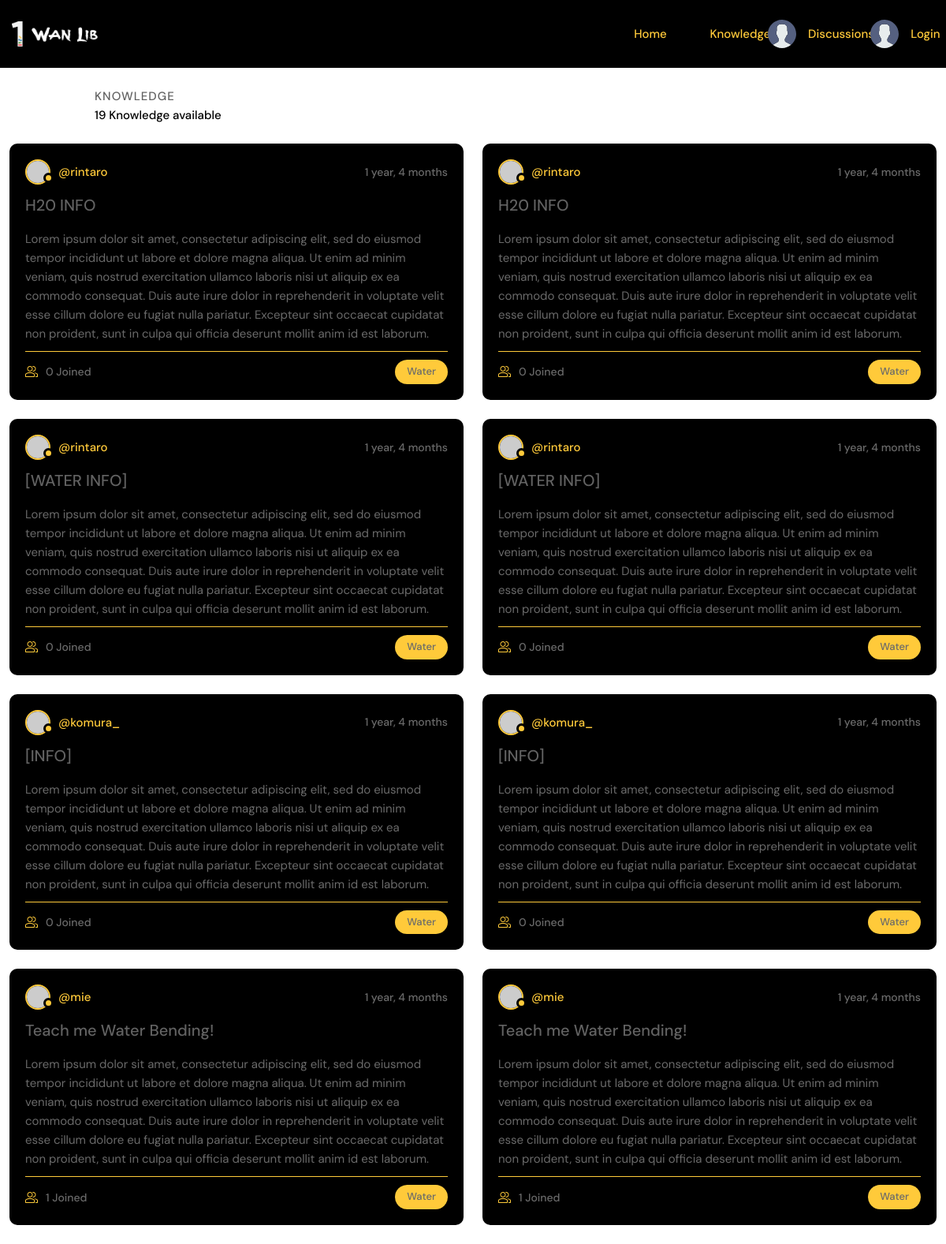
The app's page /knowledge-water/ with its own data.
### base/models.py (models this page shows, shortened)
class Room(models.Model):
    host = models.ForeignKey(User, on_delete=models.SET_NULL, null=True)
    topic = models.ForeignKey(Topic, on_delete=models.SET_NULL, null=True)
    type = models.ForeignKey(Type, on_delete=models.SET_NULL, null=True)
    name = models.CharField(max_length=200)
    description = models.TextField(null=True, blank=True)
    participants = models.ManyToManyField(User, related_name='participants', blank=True)
    updated = models.DateTimeField(auto_now=True)
    created = models.DateTimeField(auto_now_add=True)
    class Meta:
        ordering = ['-updated', '-created']

class Topic(models.Model):
    name = models.CharField(max_length=200)

### base/views.py (the view)
# urls.py: path('knowledge-water/', views.knowledge_water, name="knowledge-water"),
def knowledge_water(request):
    q = request.GET.get('q') if request.GET.get('q') != None else ''
    rooms = Room.objects.filter(Q(topic__name__icontains = q) |
                                Q(name__icontains = q) |
                                Q(description__icontains = q))
    room_count = rooms.count()
    room_messages = Message.objects.filter(Q(room__name__icontains = q))
    context = {'rooms' : rooms, 'topics': topics,
               'room_count': room_count,
               'room_messages': room_messages}
    return render(request, 'base/knowledge_water.html', context)

### base/templates/base/knowledge_water.html (shortened to what this page needs)
{% extends 'main.html' %}
{% block content %}
<main class="layout layout--cen">
  <div class="roomList__header">
    <div>
      <h2>Knowledge</h2>
      <p>{{room_count}} Knowledge available</p>
    </div>
  </div>
    <div class="container">
        <div class="roomList">
            {% include 'base/feed_comp_w.html' %}
          </div>
          <div class="roomList">
            {% include 'base/feed_comp_w.html' %}
          </div>
    </div>
</main>
{% endblock content %}

### base/templates/base/feed_comp_w.html (shortened to what this page needs)
{% for room in rooms %}
{% if room.type.name == 'Water' %}
<div class="roomListRoom">
  <div class="roomListRoom__header">
    <a href="{%url 'profile' room.host.id %}" class="roomListRoom__author">
      <div class="avatar avatar--small">
        <img src="https://randomuser.me/api/portraits/women/11.jpg" />
      </div>
      <span>@{{room.host.username}}</span>
    </a>
    <div class="roomListRoom__actions">
      <span>{{room.created|timesince}}</span>
    </div>
  </div>
  <div class="roomListRoom__content">
    <a href="{% url 'room' room.id %}">{{room.name}}</a>
    <p>
      {{room.description}}
    </p>
  </div>
  <div class="roomListRoom__meta">
    <a href="{% url 'room' room.id %}" class="roomListRoom__joined">
      {{room.participants.all.count}} Joined
    </a>
    <p class="roomListRoom__topic">{{room.topic.name}}</p>
  </div>
</div>
{% endif %}
{% endfor %}

### static/styles/style.css (style rules this page uses)
:root { --color-main: #ffca3a; --color-main-light: #e1f6fb; --color-dark: #000000; --color-dark-medium: #ffca3a; --color-dark-light: #000000; --color-dark-light2:#797979; --color-light: #626262; --color-gray: #ffca3a; --color-light-gray: rgb(106, 106, 106); --color-bg: #ffffff; --color-success: #5dd693; --color-error: #fc4b0b; --red: #ff3d43; --green: #4a962f; --yellow: #ffca3a; --blue: #0f6da0; }
* { font-family: "DM Sans", -apple-system, BlinkMacSystemFont, "Segoe UI", Roboto, Oxygen, Ubuntu, Cantarell, "Open Sans", "Helvetica Neue", sans-serif; margin: 0; padding: 0; box-sizing: border-box; text-rendering: optimizeLegibility; font-size: inherit; }
html { font-size: 56.25%; }
@media only screen and (min-width: 1200px) { html { font-size: 62.5%; } }
body { line-height: 1.6; font-weight: 400; font-size: 1.5rem; color: var(--color-light-gray); background-color: var(--color-bg); min-height: 100vh; height: 100%; }
img { width: 100%; }
a { display: inline-block; color: var(--color-main); text-decoration: none; }
.container { max-width: 120rem; width: 100%; margin: auto; }
.avatar { position: relative; display: inline-block; border-radius: 50%; border: 2px solid var(--color-main); }
.avatar img { display: block; border-radius: 50%; object-fit: cover; object-position: center; }
.avatar::after { content: ""; display: block; position: absolute; background-color: var(--color-gray); z-index: 111; border-radius: 50%; border: 0.3rem solid var(--color-dark); }
.avatar.avatar--small img { width: 2.8rem; height: 2.8rem; }
.avatar.avatar--small:after { width: 0.7rem; height: 0.7rem; bottom: 0px; right: -6px; }
.layout { margin-top: 2.4rem; }
.layout > .container { display: flex; justify-content: space-between; align-items: flex-start; }
.layout--cen > .container > div:first-child { flex-basis: 50%; }
.layout--cen > .container > div:last-child { flex-basis: 50%; }
.roomList { padding-left: 1%; padding-right: 1%; }
.roomList__header { display: flex; justify-content: space-between; align-items: center; margin-bottom: 2.4rem; padding-left: 10%; padding-right: 10%; }
.roomList__header h2 { text-transform: uppercase; font-weight: 500; color: var(--color-light); letter-spacing: 1px; }
.roomList__header p { font-weight: 500; color: var(--color-dark-light); }
.roomListRoom { margin-bottom: 2.4rem; background-color: var(--color-dark); border-radius: 1rem; padding: 2rem; }
.roomListRoom__header { display: flex; justify-content: space-between; align-items: center; }
.roomListRoom__author { font-weight: 500; display: flex; align-items: center; gap: 1rem; }
.roomListRoom__actions { display: flex; align-items: flex-start; gap: 1rem; position: relative; }
.roomListRoom__actions span { font-size: 1.4rem; font-weight: 500; }
.roomListRoom__content { margin: 1rem 0; }
.roomListRoom__content a { font-size: 2rem; font-weight: 500; margin-bottom: 1.5rem; color: var(--color-light); transition: all 0.3s ease-in-out; }
.roomListRoom__meta { border-top: 1px solid var(--color-dark-medium); padding-top: 1rem; display: flex; align-items: center; justify-content: space-between; }
.roomListRoom__joined { color: var(--color-light-gray); display: flex; align-items: center; gap: 1rem; font-size: 1.4rem; font-weight: 500; }
.roomListRoom__joined svg { fill: var(--color-main); width: 1.6rem; height: 1.6rem; }
.roomListRoom__topic { padding: 5px 1.5rem; background-color: var(--color-dark-medium); border-radius: 5rem; font-weight: 500; font-size: 1.3rem; }

### records on screen
Room: host.username "rintaro", created "1 year, 4 months", name "H20 INFO", description "Lorem ipsum dolor sit amet, consectetur adipiscing elit, sed do eiusmod tempor incididunt ut labore et dolore magna aliqua. Ut enim ad minim veniam, quis nostrud exercitation ullamco laboris nisi ut aliquip ex ea commodo consequat. Duis aute irure dolor in reprehenderit in voluptate velit esse cillum dolore eu fugiat nulla pariatur. Excepteur sint occaecat cupidatat non proident, sunt in culpa qui officia deserunt mollit anim id est laborum.", participants.all.count "0", topic.name "Water"
Room: host.username "rintaro", created "1 year, 4 months", name "[WATER INFO]", description "Lorem ipsum dolor sit amet, consectetur adipiscing elit, sed do eiusmod tempor incididunt ut labore et dolore magna aliqua. Ut enim ad minim veniam, quis nostrud exercitation ullamco laboris nisi ut aliquip ex ea commodo consequat. Duis aute irure dolor in reprehenderit in voluptate velit esse cillum dolore eu fugiat nulla pariatur. Excepteur sint occaecat cupidatat non proident, sunt in culpa qui officia deserunt mollit anim id est laborum.", participants.all.count "0", topic.name "Water"
Room: host.username "komura_", created "1 year, 4 months", name "[INFO]", description "Lorem ipsum dolor sit amet, consectetur adipiscing elit, sed do eiusmod tempor incididunt ut labore et dolore magna aliqua. Ut enim ad minim veniam, quis nostrud exercitation ullamco laboris nisi ut aliquip ex ea commodo consequat. Duis aute irure dolor in reprehenderit in voluptate velit esse cillum dolore eu fugiat nulla pariatur. Excepteur sint occaecat cupidatat non proident, sunt in culpa qui officia deserunt mollit anim id est laborum.", participants.all.count "0", topic.name "Water"
Room: host.username "mie", created "1 year, 4 months", name "Teach me Water Bending!", description "Lorem ipsum dolor sit amet, consectetur adipiscing elit, sed do eiusmod tempor incididunt ut labore et dolore magna aliqua. Ut enim ad minim veniam, quis nostrud exercitation ullamco laboris nisi ut aliquip ex ea commodo consequat. Duis aute irure dolor in reprehenderit in voluptate velit esse cillum dolore eu fugiat nulla pariatur. Excepteur sint occaecat cupidatat non proident, sunt in culpa qui officia deserunt mollit anim id est laborum.", participants.all.count "1", topic.name "Water"

### other values on screen
{{ room_count }} "19"
